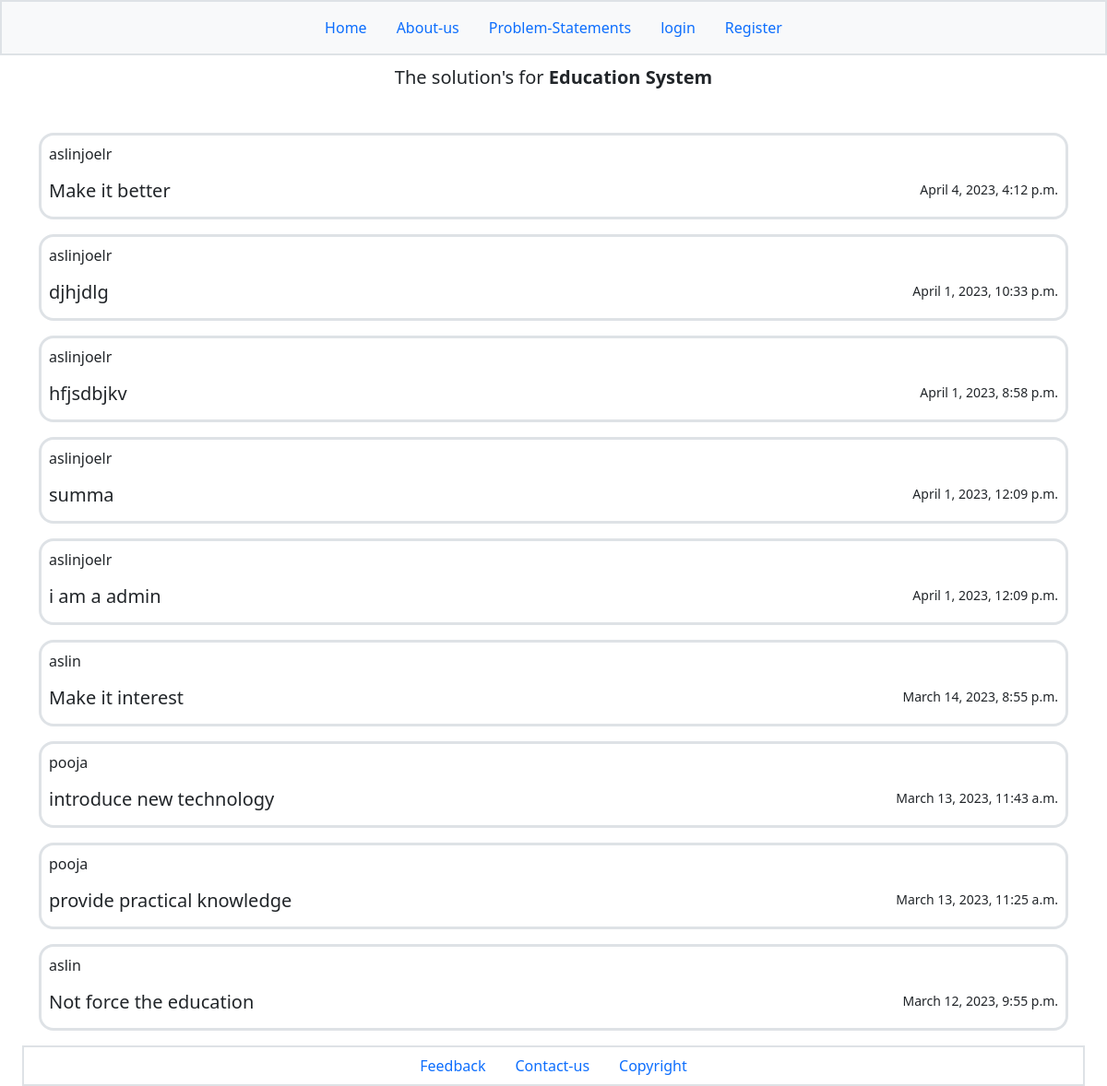
Page /problem_statements/1/view-solutions/ on the earlier database version.
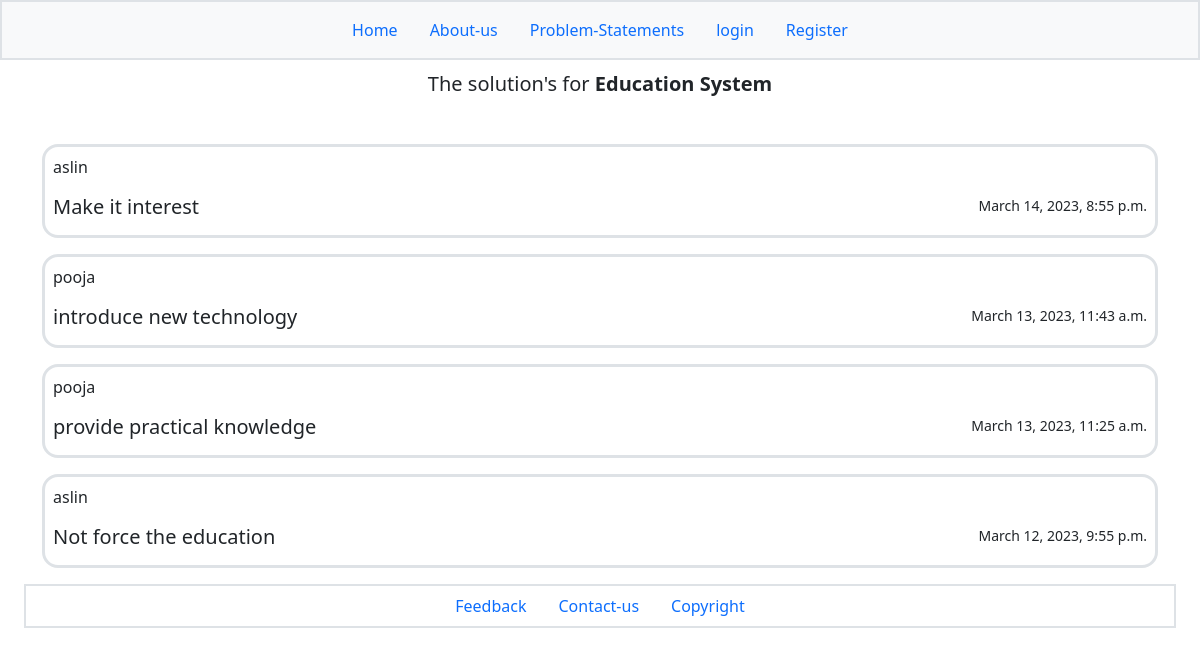
Same page on the later database version.
### nation_book/models.py (models this page shows, shortened)
class ProblemStatement(models.Model):
    problem_name = models.CharField(max_length=200)
    problem_desc = models.CharField(max_length=500)
    problem_img=models.ImageField(upload_to='problem_img')
    problem_id=models.IntegerField(default=0)
    def __str__(self):
        return self.problem_name

class ProblemComments(models.Model):
    body=models.TextField(default='')
    time=models.DateTimeField(auto_now_add=True)
    post=models.ForeignKey(ProblemStatement,on_delete=models.CASCADE)
    author=models.CharField(max_length=200)
    class Meta:
        ordering = ['-time']

### nation_book/views.py (the view)
# urls.py: path('problem_statements/<int:pk>/view-solutions/',views.view_solutions,name='view_solutions'),
def view_solutions(request,pk):
    comments=ProblemComments.objects.filter(post=pk)
    problem=ProblemStatement.objects.get(pk=pk)
    return render(request,'view-solutions.html',{'comments':comments,'problem':problem})

### nation_book/templates/view-solutions.html
{% extends 'base.html' %}
{% load static %}
{% block content %}
<br>
<div class="mt-5">
  <center><h5>The solution's for  <b>{{problem}}</b></h5></center><br>
  {% if comments|length == 0 %}
  <center><h5 style="color:red">There is no solution's submitted yet.</h5></center>
  {% else %}
  {% for comment in comments %}
  <div class="container mt-3">
    <div class="container p-2 border border-3 rounded-4">
      <p class="">{{comment.author}}</p>
      <small class="float-end">{{comment.time}}</small>
      <h5>{{comment.body}}</h5>
    </div>
  </div>
  {% endfor %}
  {% endif %}
</div>
{% endblock %}

### nation_book/templates/base.html (shortened to what this page needs)
<!DOCTYPE html>
<html lang="en">
<head>
    <link href="https://cdn.jsdelivr.net/npm/bootstrap@5.2.3/dist/css/bootstrap.min.css" rel="stylesheet">
</head>
  <body class="container-fluid">
    <header>
        {% include 'partials/header.html' %}
    </header>
    <main>
        {% block content %}{% endblock %}
    </main>
   <footer class="container-fluid bg-alert">
    {% include 'partials/footer.html' %}
   </footer>
</body>
</html>

### nation_book/templates/partials/header.html (shortened to what this page needs)
{% load static %}
  <nav  class="navbar navbar-expand-sm bg-light justify-content-center fixed-top border border-2">
    <ul class="nav nav-pills" role="tablist">
      <li class="nav-item">
        <a class="nav-link" data-bs-toggle="pill" href="/">Home</a>
      </li>
      <li class="nav-item">
        <a class="nav-link" data-bs-toggle="pill" href="/about_us">About-us</a>
      </li>
      <li class="nav-item">
        <a class="nav-link" data-bs-toggle="pill" href="/problem_statements">Problem-Statements</a>
      </li>
      {%if user.is_authenticated %}
      <!--
        If user is authenticated then show logout button
      -->
      <li class="nav-item">
        <a class="nav-link" ><b>Hello,{{user.username}}</b></a>
      </li>
      <li class="nav-item">
        <a class="nav-link" data-bs-toggle="pill" href="/logout">logout</a>
      </li>
      {%else%}
      <li class="nav-item">
        <a class="nav-link" data-bs-toggle="pill" href="/login">login</a>
      </li>
      <li class="nav-item">
        <a class="nav-link" data-bs-toggle="pill" href="/register">Register</a>
      </li>
    </ul>
    {%endif%}
</nav>

### nation_book/templates/partials/footer.html
{% load static %}
<div  class="mt-3">
    <ul class="nav justify-content-center border border-2">
      <li class="nav-item">
        <a class="nav-link" href="#">Feedback</a>
      </li>
      <li class="nav-item">
        <a class="nav-link" href="#">Contact-us</a>
      </li>
      <li class="nav-item">
        <a class="nav-link">Copyright</a>
      </li>
    </ul>
  </div>

Differences in the rows shown:
removed ProblemComments: author "aslinjoelr", time "April 4, 2023, 4:12 p.m.", body "Make it better"
removed ProblemComments: author "aslinjoelr", time "April 1, 2023, 10:33 p.m.", body "djhjdlg"
removed ProblemComments: author "aslinjoelr", time "April 1, 2023, 8:58 p.m.", body "hfjsdbjkv"
removed ProblemComments: author "aslinjoelr", time "April 1, 2023, 12:09 p.m.", body "summa"
removed ProblemComments: author "aslinjoelr", time "April 1, 2023, 12:09 p.m.", body "i am a admin"
